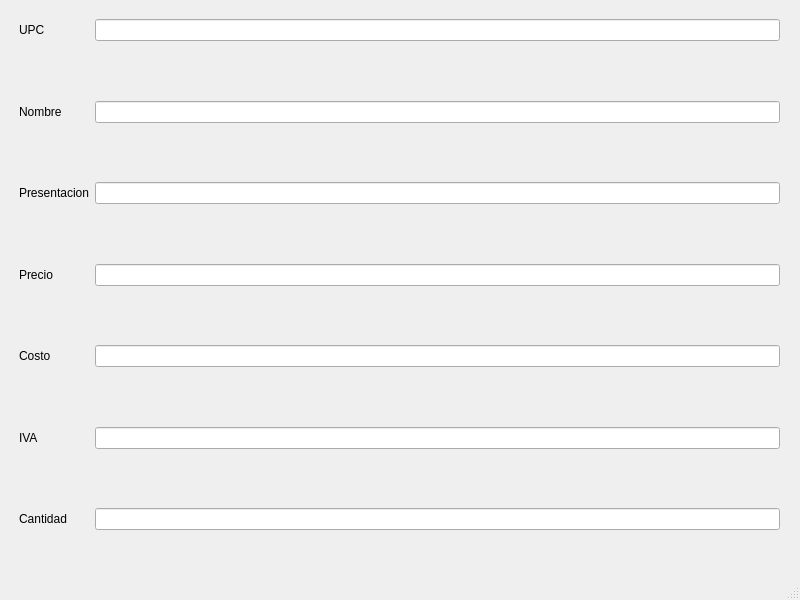
<?xml version="1.0" encoding="UTF-8"?>
<ui version="4.0">
 <class>AddProductWindow</class>
 <widget class="QMainWindow" name="AddProductWindow">
  <property name="geometry">
   <rect>
    <x>0</x>
    <y>0</y>
    <width>800</width>
    <height>600</height>
   </rect>
  </property>
  <property name="windowTitle">
   <string>AddProductWindow</string>
  </property>
  <widget class="QWidget" name="centralwidget">
   <widget class="QWidget" name="formLayoutWidget">
    <property name="geometry">
     <rect>
      <x>19</x>
      <y>19</y>
      <width>761</width>
      <height>511</height>
     </rect>
    </property>
    <layout class="QFormLayout" name="formLayout">
     <item row="0" column="0">
      <widget class="QLabel" name="label">
       <property name="text">
        <string>UPC</string>
       </property>
      </widget>
     </item>
     <item row="0" column="1">
      <widget class="QLineEdit" name="lineEdit"/>
     </item>
     <item row="2" column="0">
      <widget class="QLabel" name="label_2">
       <property name="text">
        <string>Nombre</string>
       </property>
      </widget>
     </item>
     <item row="2" column="1">
      <widget class="QLineEdit" name="lineEdit_2"/>
     </item>
     <item row="4" column="0">
      <widget class="QLabel" name="label_3">
       <property name="text">
        <string>Presentacion</string>
       </property>
      </widget>
     </item>
     <item row="4" column="1">
      <widget class="QLineEdit" name="lineEdit_3"/>
     </item>
     <item row="6" column="0">
      <widget class="QLabel" name="label_4">
       <property name="text">
        <string>Precio</string>
       </property>
      </widget>
     </item>
     <item row="6" column="1">
      <widget class="QLineEdit" name="lineEdit_4"/>
     </item>
     <item row="8" column="0">
      <widget class="QLabel" name="label_5">
       <property name="text">
        <string>Costo</string>
       </property>
      </widget>
     </item>
     <item row="8" column="1">
      <widget class="QLineEdit" name="lineEdit_5"/>
     </item>
     <item row="10" column="0">
      <widget class="QLabel" name="label_6">
       <property name="text">
        <string>IVA</string>
       </property>
      </widget>
     </item>
     <item row="10" column="1">
      <widget class="QLineEdit" name="lineEdit_6"/>
     </item>
     <item row="12" column="0">
      <widget class="QLabel" name="label_7">
       <property name="text">
        <string>Cantidad</string>
       </property>
      </widget>
     </item>
     <item row="12" column="1">
      <widget class="QLineEdit" name="lineEdit_7"/>
     </item>
     <item row="1" column="1">
      <spacer name="verticalSpacer">
       <property name="orientation">
        <enum>Qt::Vertical</enum>
       </property>
       <property name="sizeHint" stdset="0">
        <size>
         <width>20</width>
         <height>40</height>
        </size>
       </property>
      </spacer>
     </item>
     <item row="3" column="1">
      <spacer name="verticalSpacer_2">
       <property name="orientation">
        <enum>Qt::Vertical</enum>
       </property>
       <property name="sizeHint" stdset="0">
        <size>
         <width>20</width>
         <height>40</height>
        </size>
       </property>
      </spacer>
     </item>
     <item row="5" column="1">
      <spacer name="verticalSpacer_3">
       <property name="orientation">
        <enum>Qt::Vertical</enum>
       </property>
       <property name="sizeHint" stdset="0">
        <size>
         <width>20</width>
         <height>40</height>
        </size>
       </property>
      </spacer>
     </item>
     <item row="7" column="1">
      <spacer name="verticalSpacer_4">
       <property name="orientation">
        <enum>Qt::Vertical</enum>
       </property>
       <property name="sizeHint" stdset="0">
        <size>
         <width>20</width>
         <height>40</height>
        </size>
       </property>
      </spacer>
     </item>
     <item row="9" column="1">
      <spacer name="verticalSpacer_5">
       <property name="orientation">
        <enum>Qt::Vertical</enum>
       </property>
       <property name="sizeHint" stdset="0">
        <size>
         <width>20</width>
         <height>40</height>
        </size>
       </property>
      </spacer>
     </item>
     <item row="11" column="1">
      <spacer name="verticalSpacer_6">
       <property name="orientation">
        <enum>Qt::Vertical</enum>
       </property>
       <property name="sizeHint" stdset="0">
        <size>
         <width>20</width>
         <height>40</height>
        </size>
       </property>
      </spacer>
     </item>
    </layout>
   </widget>
  </widget>
  <widget class="QMenuBar" name="menubar">
   <property name="geometry">
    <rect>
     <x>0</x>
     <y>0</y>
     <width>800</width>
     <height>25</height>
    </rect>
   </property>
  </widget>
  <widget class="QStatusBar" name="statusbar"/>
 </widget>
 <resources/>
 <connections/>
</ui>
